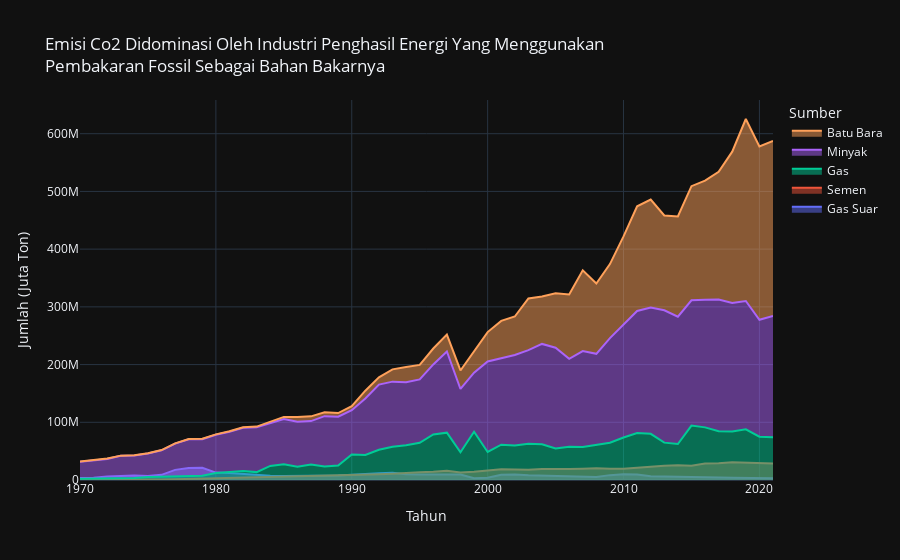

The cell this chart's notebook holds for it:
### Code cell
plot = go.Figure()
  
plot.add_trace(go.Scatter(
    name = 'Gas Suar',
    x = penghasil_emisi_indonesia["Year"],
    y = penghasil_emisi_indonesia["Annual CO₂ emissions from flaring (zero filled)"],
    stackgroup='one'
   ))
  
plot.add_trace(go.Scatter(
    name = 'Semen',
    x = penghasil_emisi_indonesia["Year"],
    y = penghasil_emisi_indonesia["Annual CO₂ emissions from cement (zero filled)"],
    stackgroup='two'
   )
)

plot.add_trace(go.Scatter(
    name = 'Gas',
    x = penghasil_emisi_indonesia["Year"],
    y = penghasil_emisi_indonesia["Annual CO₂ emissions from gas (zero filled)"],
    stackgroup='three'
   )
)
plot.add_trace(go.Scatter(
    name = 'Minyak',
    x = penghasil_emisi_indonesia["Year"],
    y = penghasil_emisi_indonesia["Annual CO₂ emissions from oil (zero filled)"],
    stackgroup='three'
   )
)
plot.add_trace(go.Scatter(
    name = 'Batu Bara',
    x = penghasil_emisi_indonesia["Year"],
    y = penghasil_emisi_indonesia["Annual CO₂ emissions from coal (zero filled)"],
    stackgroup='three'
   )
)
plot.update_layout(
    title="Emisi Co2 Didominasi Oleh Industri Penghasil Energi Yang Menggunakan<br>Pembakaran Fossil Sebagai Bahan Bakarnya",
    yaxis_title="Jumlah (Juta Ton)",
    xaxis_title="Tahun",
    legend_title="Sumber",
    hovermode="x",
    template="plotly_dark"
)
plot.show()
